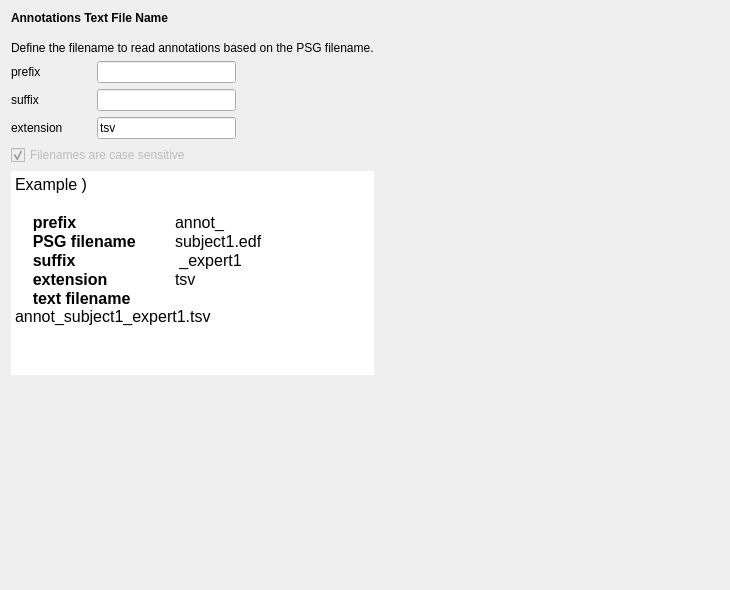
<?xml version="1.0" encoding="UTF-8"?>
<ui version="4.0">
 <class>TextFileAssociation</class>
 <widget class="QWidget" name="TextFileAssociation">
  <property name="geometry">
   <rect>
    <x>0</x>
    <y>0</y>
    <width>730</width>
    <height>590</height>
   </rect>
  </property>
  <property name="windowTitle">
   <string/>
  </property>
  <property name="styleSheet">
   <string notr="true">font: 12pt &quot;Roboto&quot;;</string>
  </property>
  <layout class="QHBoxLayout" name="horizontalLayout">
   <item>
    <layout class="QVBoxLayout" name="verticalLayout">
     <item>
      <widget class="QLabel" name="label_16">
       <property name="text">
        <string>&lt;html&gt;&lt;head/&gt;&lt;body&gt;&lt;p&gt;&lt;span style=&quot; font-weight:600;&quot;&gt;Annotations Text File Name&lt;/span&gt;&lt;/p&gt;&lt;/body&gt;&lt;/html&gt;</string>
       </property>
      </widget>
     </item>
     <item>
      <spacer name="verticalSpacer_2">
       <property name="orientation">
        <enum>Qt::Vertical</enum>
       </property>
       <property name="sizeType">
        <enum>QSizePolicy::Fixed</enum>
       </property>
       <property name="sizeHint" stdset="0">
        <size>
         <width>20</width>
         <height>10</height>
        </size>
       </property>
      </spacer>
     </item>
     <item>
      <widget class="QLabel" name="label_17">
       <property name="text">
        <string>Define the filename to read annotations based on the PSG filename.</string>
       </property>
      </widget>
     </item>
     <item>
      <layout class="QGridLayout" name="gridLayout_3">
       <item row="0" column="0">
        <widget class="QLabel" name="label_18">
         <property name="minimumSize">
          <size>
           <width>50</width>
           <height>0</height>
          </size>
         </property>
         <property name="text">
          <string>prefix</string>
         </property>
        </widget>
       </item>
       <item row="1" column="0">
        <widget class="QLabel" name="label_19">
         <property name="text">
          <string>suffix</string>
         </property>
        </widget>
       </item>
       <item row="0" column="1">
        <widget class="QLineEdit" name="lineEdit_prefix">
         <property name="toolTip">
          <string>Optionally, define the prefix to insert before the PSG filename to identify the stages filename.</string>
         </property>
        </widget>
       </item>
       <item row="1" column="1">
        <widget class="QLineEdit" name="lineEdit_suffix">
         <property name="toolTip">
          <string>Optionally, define the suffix to append to the PSG filename to identify the stages filename.</string>
         </property>
        </widget>
       </item>
       <item row="0" column="2">
        <spacer name="horizontalSpacer_3">
         <property name="orientation">
          <enum>Qt::Horizontal</enum>
         </property>
         <property name="sizeHint" stdset="0">
          <size>
           <width>40</width>
           <height>20</height>
          </size>
         </property>
        </spacer>
       </item>
       <item row="2" column="0">
        <widget class="QLabel" name="label">
         <property name="minimumSize">
          <size>
           <width>80</width>
           <height>0</height>
          </size>
         </property>
         <property name="text">
          <string>extension</string>
         </property>
        </widget>
       </item>
       <item row="2" column="1">
        <widget class="QLineEdit" name="lineEdit_ext">
         <property name="text">
          <string>tsv</string>
         </property>
        </widget>
       </item>
      </layout>
     </item>
     <item>
      <widget class="QCheckBox" name="checkBox_case_sensitive">
       <property name="enabled">
        <bool>false</bool>
       </property>
       <property name="toolTip">
        <string>Uncheck if the sleep stage filename has a different case than the EDF filename.</string>
       </property>
       <property name="text">
        <string>Filenames are case sensitive</string>
       </property>
       <property name="checked">
        <bool>true</bool>
       </property>
      </widget>
     </item>
     <item>
      <widget class="QTextEdit" name="textEdit">
       <property name="frameShape">
        <enum>QFrame::NoFrame</enum>
       </property>
       <property name="readOnly">
        <bool>true</bool>
       </property>
       <property name="html">
        <string>&lt;!DOCTYPE HTML PUBLIC &quot;-//W3C//DTD HTML 4.0//EN&quot; &quot;http://www.w3.org/TR/REC-html40/strict.dtd&quot;&gt;
&lt;html&gt;&lt;head&gt;&lt;meta name=&quot;qrichtext&quot; content=&quot;1&quot; /&gt;&lt;style type=&quot;text/css&quot;&gt;
p, li { white-space: pre-wrap; }
&lt;/style&gt;&lt;/head&gt;&lt;body style=&quot; font-family:'Roboto'; font-size:12pt; font-weight:400; font-style:normal;&quot;&gt;
&lt;p style=&quot; margin-top:0px; margin-bottom:0px; margin-left:0px; margin-right:0px; -qt-block-indent:0; text-indent:0px;&quot;&gt;Example )&lt;/p&gt;
&lt;p style=&quot;-qt-paragraph-type:empty; margin-top:0px; margin-bottom:0px; margin-left:0px; margin-right:0px; -qt-block-indent:0; text-indent:0px;&quot;&gt;&lt;br /&gt;&lt;/p&gt;
&lt;p style=&quot; margin-top:0px; margin-bottom:0px; margin-left:0px; margin-right:0px; -qt-block-indent:0; text-indent:0px;&quot;&gt;    &lt;span style=&quot; font-weight:600;&quot;&gt;prefix		&lt;/span&gt;annot_&lt;/p&gt;
&lt;p style=&quot; margin-top:0px; margin-bottom:0px; margin-left:0px; margin-right:0px; -qt-block-indent:0; text-indent:0px;&quot;&gt;    &lt;span style=&quot; font-weight:600;&quot;&gt;PSG filename	&lt;/span&gt;subject1.edf&lt;/p&gt;
&lt;p style=&quot; margin-top:0px; margin-bottom:0px; margin-left:0px; margin-right:0px; -qt-block-indent:0; text-indent:0px;&quot;&gt;    &lt;span style=&quot; font-weight:600;&quot;&gt;suffix		&lt;/span&gt; _expert1&lt;/p&gt;
&lt;p style=&quot; margin-top:0px; margin-bottom:0px; margin-left:0px; margin-right:0px; -qt-block-indent:0; text-indent:0px;&quot;&gt;    &lt;span style=&quot; font-weight:600;&quot;&gt;extension&lt;/span&gt; 	tsv&lt;/p&gt;
&lt;p style=&quot; margin-top:0px; margin-bottom:0px; margin-left:0px; margin-right:0px; -qt-block-indent:0; text-indent:0px;&quot;&gt;    &lt;span style=&quot; font-weight:600;&quot;&gt;text filename	&lt;/span&gt;annot_subject1_expert1.tsv&lt;/p&gt;
&lt;p style=&quot;-qt-paragraph-type:empty; margin-top:0px; margin-bottom:0px; margin-left:0px; margin-right:0px; -qt-block-indent:0; text-indent:0px;&quot;&gt;&lt;br /&gt;&lt;/p&gt;&lt;/body&gt;&lt;/html&gt;</string>
       </property>
      </widget>
     </item>
     <item>
      <spacer name="verticalSpacer">
       <property name="orientation">
        <enum>Qt::Vertical</enum>
       </property>
       <property name="sizeHint" stdset="0">
        <size>
         <width>20</width>
         <height>40</height>
        </size>
       </property>
      </spacer>
     </item>
    </layout>
   </item>
   <item>
    <spacer name="horizontalSpacer">
     <property name="orientation">
      <enum>Qt::Horizontal</enum>
     </property>
     <property name="sizeHint" stdset="0">
      <size>
       <width>222</width>
       <height>20</height>
      </size>
     </property>
    </spacer>
   </item>
  </layout>
 </widget>
 <resources>
  <include location="../../../../../snooz-toolbox/src/main/python/ui/themes/themes.qrc"/>
 </resources>
 <connections/>
</ui>
